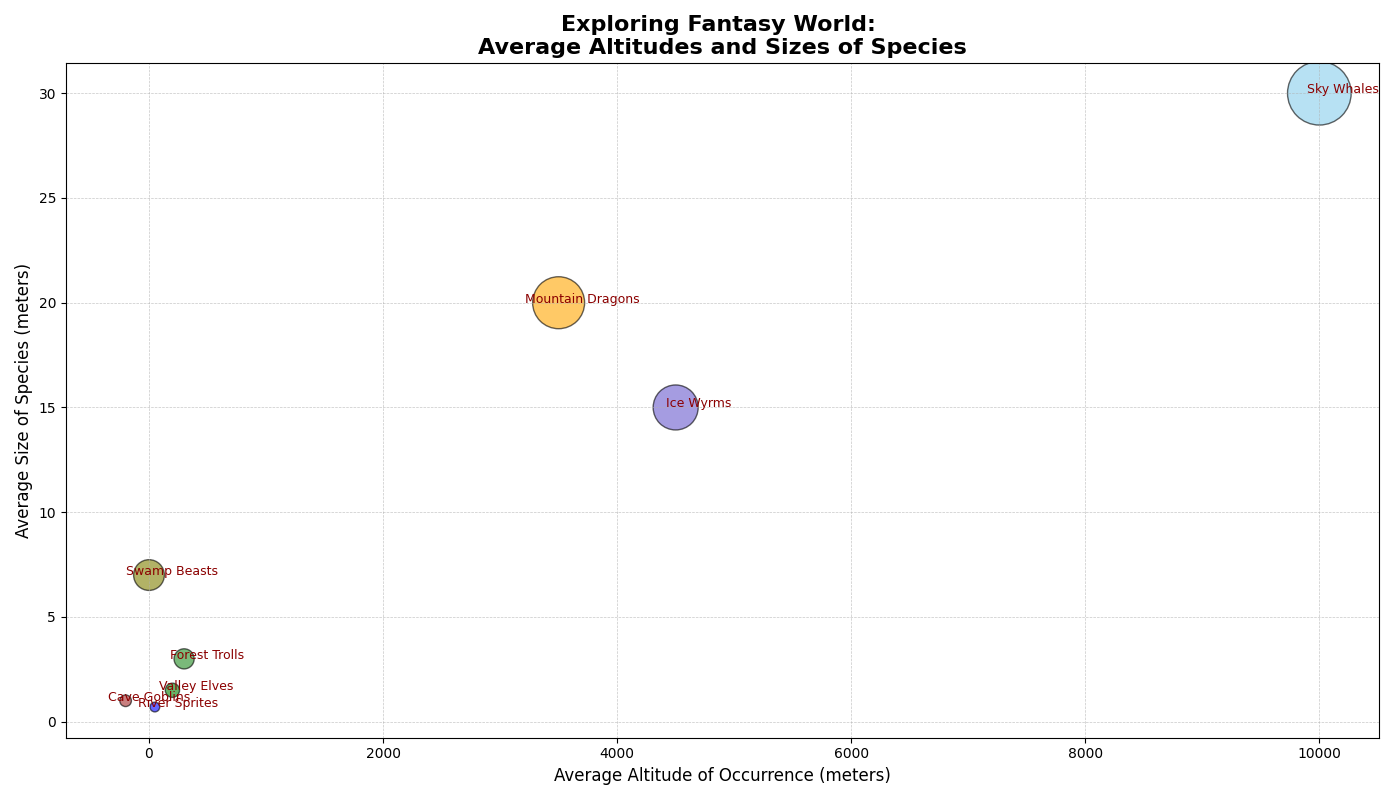

Python code for this plot:
import matplotlib.pyplot as plt
import numpy as np

# Defining species names
species = np.array([
    "Sky Whales", "Mountain Dragons", "Valley Elves", 
    "Forest Trolls", "River Sprites",
    "Ice Wyrms", "Cave Goblins", "Swamp Beasts"
])

# Average altitudes of occurrence in meters
avg_altitudes = np.array([10000, 3500, 200, 300, 50, 4500, -200, 0])

# Average sizes of the species in meters
avg_sizes = np.array([30, 20, 1.5, 3, 0.7, 15, 1, 7])

# Colors based on habitat
colors = ['skyblue', 'orange', 'green', 'forestgreen', 'blue', 'slateblue', 'brown', 'olive']

plt.figure(figsize=(14, 8))

# Scatter plot: Average altitude vs Average size
plt.scatter(avg_altitudes, avg_sizes, s=avg_sizes * 70, c=colors, alpha=0.6, edgecolor='k')

# Adding species labels at slightly adjusted positions
for i, species_name in enumerate(species):
    plt.text(avg_altitudes[i] + 200, avg_sizes[i], species_name, fontsize=9, ha='center', color='darkred')

# Title and labels
plt.title('Exploring Fantasy World: \nAverage Altitudes and Sizes of Species', fontsize=16, fontweight='bold')
plt.xlabel('Average Altitude of Occurrence (meters)', fontsize=12)
plt.ylabel('Average Size of Species (meters)', fontsize=12)

# Grid and layout adjustments
plt.grid(True, linestyle='--', linewidth=0.5, alpha=0.7)
plt.tight_layout()

# Display the plot
plt.show()
